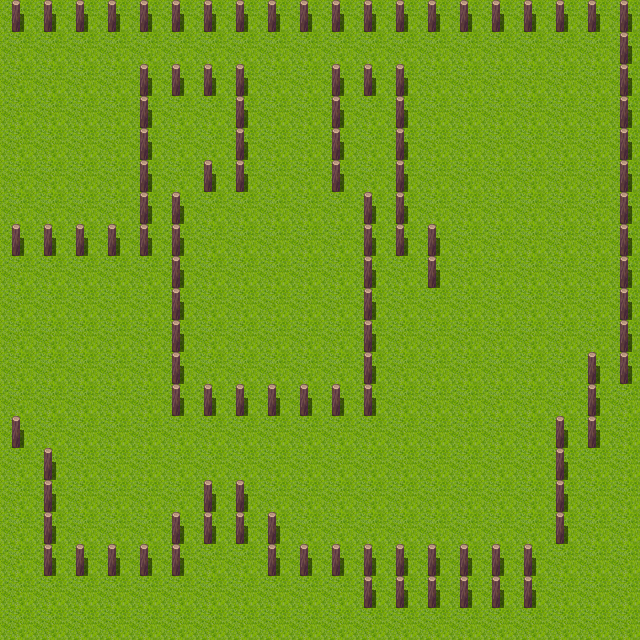

Below is a game level as drawn by its tile map, then a one-line description and the .tmx that defines it (tile-layer data replaced by summaries):
An orthogonal 20x20 tile map with 32x32 px tiles, 1 tile layer (Tile Layer 1).

<map version="1.0" orientation="orthogonal" renderorder="right-down" width="20" height="20" tilewidth="32" tileheight="32" nextobjectid="1">
 <tileset firstgid="1" name="tilea2" tilewidth="32" tileheight="32">
  <image source="tilea2.png" width="512" height="384" />
  <tile id="2">
   <properties>
    <property name="blocked" value="true" />
   </properties>
  </tile>
 </tileset>
 <layer name="Tile Layer 1" width="20" height="20">
  <data>[400 cells, 400 non-empty, 2 distinct tile ids]</data>
 </layer>
</map>
